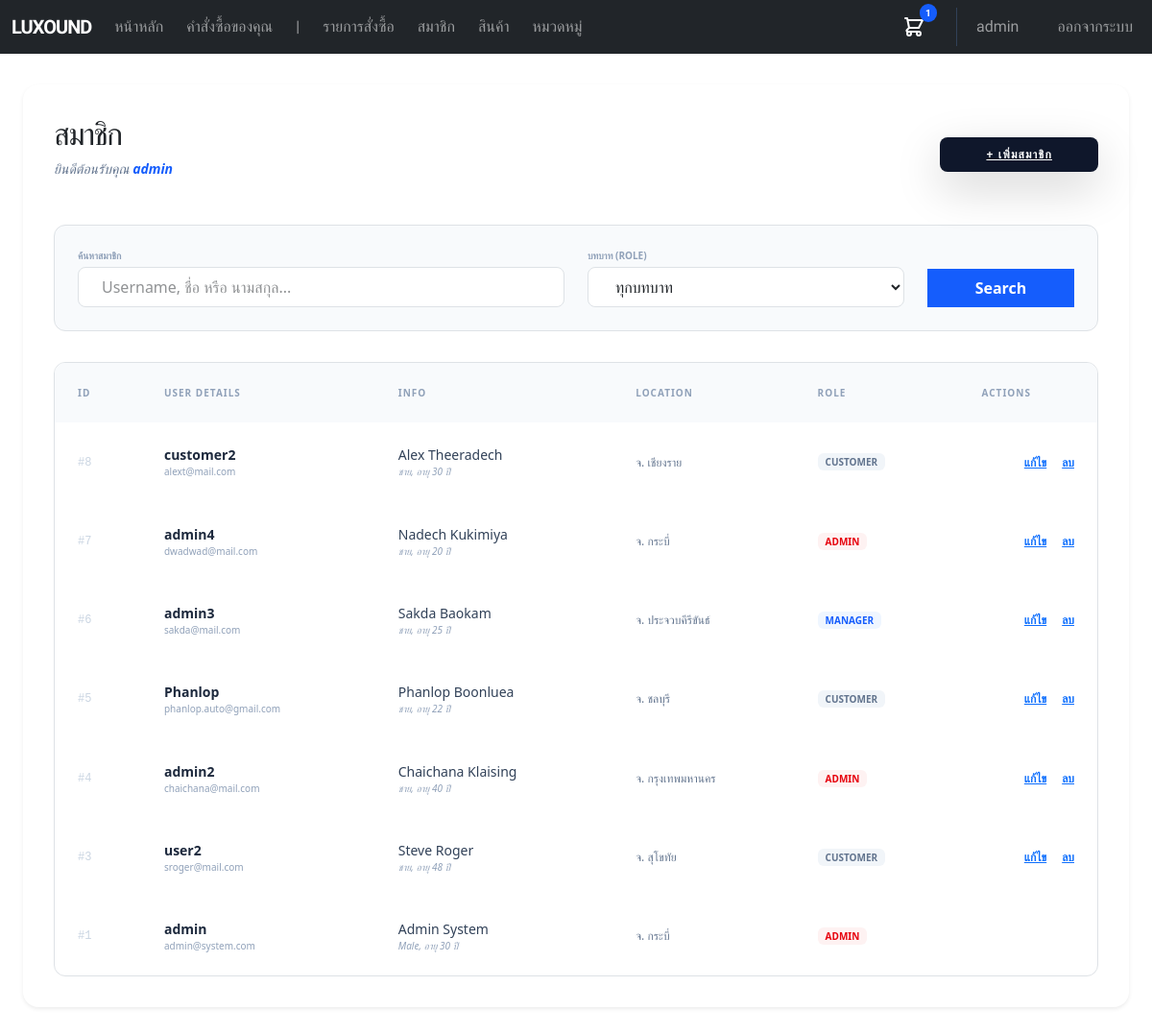
Screenshot of /admin_show_users.php (signed in) with the database file from the repository.
### tables this page shows
CREATE TABLE `users` (
  `id` int(11) NOT NULL,
  `username` varchar(255) NOT NULL,
  `password` varchar(255) NOT NULL,
  `first_name` varchar(100) DEFAULT NULL,
  `last_name` varchar(100) DEFAULT NULL,
  `gender` varchar(20) DEFAULT NULL,
  `age` int(11) DEFAULT NULL,
  `province` varchar(100) DEFAULT NULL,
  `email` varchar(255) DEFAULT NULL,
  `role` varchar(50) DEFAULT NULL
);

### admin_show_users.php (the view, shortened to what this page needs)
<?php
include './components/navbar.php';
require_once 'db.php';
$role = $_SESSION['role'];
$search_q = $_GET['q'] ?? '';
$sql = "SELECT * FROM users WHERE 1=1";
$sql .= " ORDER BY id DESC";
$stmt = $conn->prepare($sql);
$stmt->execute();
$users_result = $stmt->get_result();
?>
<!DOCTYPE html>
<html lang="th">
<head>
    <script src="https://cdn.jsdelivr.net/npm/@tailwindcss/browser@4"></script>
</head>
<body class="bg-slate-100 min-h-screen font-['Prompt']">
    <div class="my-8 max-w-6xl mx-auto bg-white rounded-2xl p-6 md:p-8 shadow-sm">
        <div class="flex flex-col md:flex-row md:items-center justify-between mb-8 gap-4">
            <div>
                <h2 class="text-2xl font-black uppercase tracking-tighter">สมาชิก</h2>
                <p class="text-slate-500 text-sm italic">ยินดีต้อนรับคุณ <span class="text-blue-600 font-bold"><?php echo htmlspecialchars($_SESSION['username']); ?></span></p>
            </div>
            <?php if ($role == 'admin'): ?>
                <a href="admin_regis.php" class="bg-slate-900 hover:bg-black text-white text-xs font-bold py-2.5 px-5 rounded-lg transition-all uppercase tracking-widest shadow-lg shadow-slate-200">
                    + เพิ่มสมาชิก
                </a>
            <?php endif; ?>
        </div>
        <form method="GET" class="grid grid-cols-1 md:grid-cols-12 gap-4 mb-8 bg-slate-50 p-4 rounded-xl border border-slate-100">
            <div class="md:col-span-6">
                <label class="text-[10px] font-bold text-slate-400 uppercase mb-1 block">ค้นหาสมาชิก</label>
                <input type="text" name="q" value="<?php echo htmlspecialchars($search_q); ?>"
                    placeholder="Username, ชื่อ หรือ นามสกุล..."
                    class="w-full bg-white border border-slate-200 rounded-lg px-4 py-2 text-sm focus:ring-2 focus:ring-blue-500 outline-none transition-all">
            </div>
            <div class="md:col-span-4">
                <label class="text-[10px] font-bold text-slate-400 uppercase mb-1 block">บทบาท (Role)</label>
                <select name="role_filter" class="w-full bg-white border border-slate-200 rounded-lg px-4 py-2 text-sm outline-none focus:ring-2 focus:ring-blue-500">
                    <option value="all">ทุกบทบาท</option>
                </select>
            </div>
            <div class="md:col-span-2 flex items-end">
                <button type="submit" class="w-full bg-blue-600 hover:bg-blue-700 text-white font-bold py-2 rounded-lg text-sm transition-colors uppercase">
                    Search
                </button>
            </div>
        </form>
        <div class="overflow-x-auto rounded-xl border border-slate-100">
            <table class="w-full text-left border-collapse">
                <thead>
                    <tr class="bg-slate-50 border-b border-slate-100 text-slate-400 uppercase text-[10px] font-black tracking-widest">
                        <th class="px-6 py-4">ID</th>
                        <th class="px-6 py-4">User Details</th>
                        <th class="px-6 py-4">Info</th>
                        <th class="px-6 py-4">Location</th>
                        <th class="px-6 py-4">Role</th>
                        <?php if ($role == 'admin') { ?>
                            <th class="px-6 py-4 text-right">Actions</th>
                        <?php } ?>
                    </tr>
                </thead>
                <tbody class="divide-y divide-slate-50 text-sm">
                    <?php if ($users_result->num_rows > 0): ?>
                        <?php while ($row = $users_result->fetch_assoc()): ?>
                            <tr class="hover:bg-slate-50/50 transition-colors">
                                <td class="px-6 py-4 text-slate-300 font-mono text-xs">#<?php echo $row['id']; ?></td>
                                <td class="px-6 py-4">
                                    <div class="font-bold text-slate-800"><?php echo htmlspecialchars($row['username']); ?></div>
                                    <div class="text-[10px] text-slate-400"><?php echo htmlspecialchars($row['email']); ?></div>
                                </td>
                                <td class="px-6 py-4">
                                    <div class="text-slate-700"><?php echo htmlspecialchars($row['first_name'] . " " . $row['last_name']); ?></div>
                                    <div class="text-[10px] text-slate-400 italic"><?php echo $row['gender']; ?>, อายุ <?php echo $row['age']; ?> ปี</div>
                                </td>
                                <td class="px-6 py-4">
                                    <span class="text-xs text-slate-500">จ. <?php echo htmlspecialchars($row['province']); ?></span>
                                </td>
                                <td class="px-6 py-4">
                                    <span class="px-2 py-0.5 rounded text-[10px] font-black uppercase <?php
                                                                                                        echo $row['role'] == 'admin' ? 'bg-red-50 text-red-600' : ($row['role'] == 'manager' ? 'bg-blue-50 text-blue-600' : 'bg-slate-100 text-slate-500');
                                                                                                        ?>">
                                        <?php echo htmlspecialchars($row['role']); ?>
                                    </span>
                                </td>
                                <td class="px-6 py-4 text-right">
                                    <div class="flex justify-end gap-3 items-center">
                                        <?php if ($role == 'admin' && $row['id'] != $_SESSION['user_id']): ?>
                                            <a href="admin_edit_user.php?id=<?php echo $row['id']; ?>" class="text-blue-600 hover:underline font-bold text-xs uppercase">แก้ไข</a>
                                            <a href="deleteUser.php?id=<?php echo $row['id']; ?>"
                                                onclick="return confirm('ยืนยันการลบบัญชีนี้? ข้อมูลจะไม่สามารถกู้คืนได้')"
                                                class="text-red-400 hover:text-red-600 text-xs font-bold uppercase">ลบ</a>
                                        <?php endif; ?>
                                    </div>
                                </td>
                            </tr>
                        <?php endwhile; ?>
                    <?php else: ?>
                        <tr>
                            <td colspan="6" class="px-6 py-12 text-center text-slate-400 italic">ไม่พบข้อมูลสมาชิกที่ตรงกับเงื่อนไขการค้นหา</td>
                        </tr>
                    <?php endif; ?>
                </tbody>
            </table>
        </div>
    </div>
</body>
</html>

### components/navbar.php (shortened to what this page needs)
<?php
require_once 'db.php';
$user_id = $_SESSION['user_id'] ?? null;
$role = $_SESSION['role'] ?? null;
$initial_cart_count = 0;
if ($user_id) {
    $result = $conn->query("SELECT * FROM users WHERE id = $user_id");
    $row_user = $result->fetch_assoc();
    $cart_res = $conn->query("SELECT SUM(quantity) as total FROM cart WHERE user_id = $user_id");
    $cart_row = $cart_res->fetch_assoc();
    $initial_cart_count = $cart_row['total'] ?? 0;
}
?>
<link href="https://cdn.jsdelivr.net/npm/bootstrap@5.3.0/dist/css/bootstrap.min.css" rel="stylesheet">
<nav class="navbar navbar-expand-lg navbar-dark bg-dark font-['Prompt',_sans-serif] w-full">
    <div class="container-fluid">
        <a class="navbar-brand font-bold tracking-tighter" href="index.php">LUXOUND</a>
        <div id="navbarNav" class="flex justify-between w-full">
            <ul class="navbar-nav flex flex-row items-center gap-2">
                <li class="nav-item"><a class="nav-link" href="index.php">หน้าหลัก</a></li>
                <li class="nav-item"><a class="nav-link" href="order_detail.php">คำสั่งซื้อของคุณ</a></li>
                <?php if ($role == 'admin' || $role == 'manager') { ?>
                    <li class="nav-item"><span class="nav-link">|</span></li>
                    <li class="nav-item"><a class="nav-link" href="admin_order_list.php">รายการสั่งซื้อ</a></li>
                    <li class="nav-item"><a class="nav-link" href="admin_show_users.php">สมาชิก</a></li>
                    <li class="nav-item"><a class="nav-link" href="admin_show_products.php">สินค้า</a></li>
                    <li class="nav-item"><a class="nav-link" href="admin_show_categories.php">หมวดหมู่</a></li>
                <?php } ?>
            </ul>
            <ul class="navbar-nav flex flex-row items-center gap-4">
                <li class="nav-item relative">
                    <a class="nav-link flex items-center p-2" href="cart.php">
                        <span id="cart-badge"
                            class="absolute -top-1 -right-1 bg-blue-600 text-white text-[10px] font-bold px-1.5 py-0.5 rounded-full min-w-[18px] text-center <?php echo $initial_cart_count > 0 ? '' : 'hidden'; ?>">
                            <?php echo $initial_cart_count; ?>
                        </span>
                    </a>
                </li>
                <?php if ($user_id) { ?>
                    <li class="nav-item border-l border-slate-700 pl-3">
                        <span class="nav-link text-blue-400 font-medium"><?php echo htmlspecialchars($row_user['username']); ?></span>
                    </li>
                    <li class="nav-item">
                        <a class="nav-link text-slate-400 hover:text-white" href="logout.php">ออกจากระบบ</a>
                    </li>
                <?php } else { ?>
                    <li class="nav-item">
                        <a class="nav-link" href="login.php">เข้าสู่ระบบ</a>
                    </li>
                <?php } ?>
            </ul>
        </div>
    </div>
</nav>

### rows the page displays
users: username "admin", id "1", email "admin@system.com", first_name+last_name "Admin System", gender "Male", age "30", province "กระบี่", role "ADMIN"
users: id "8", username "customer2", email "alext@mail.com", first_name+last_name "Alex Theeradech", gender "ชาย", age "30", province "เชียงราย", role "CUSTOMER"
users: id "7", username "admin4", email "dwadwad@mail.com", first_name+last_name "Nadech Kukimiya", gender "ชาย", age "20", province "กระบี่", role "ADMIN"
users: id "6", username "admin3", email "sakda@mail.com", first_name+last_name "Sakda Baokam", gender "ชาย", age "25", province "ประจวบคีรีขันธ์", role "MANAGER"
users: id "5", username "Phanlop", email "phanlop.auto@gmail.com", first_name+last_name "Phanlop Boonluea", gender "ชาย", age "22", province "ชลบุรี", role "CUSTOMER"
users: id "4", username "admin2", email "chaichana@mail.com", first_name+last_name "Chaichana Klaising", gender "ชาย", age "40", province "กรุงเทพมหานคร", role "ADMIN"
users: id "3", username "user2", email "sroger@mail.com", first_name+last_name "Steve Roger", gender "ชาย", age "48", province "สุโขทัย", role "CUSTOMER"

### other values shown
$initial_cart_count "1"
$_SESSION['username'] "admin"
